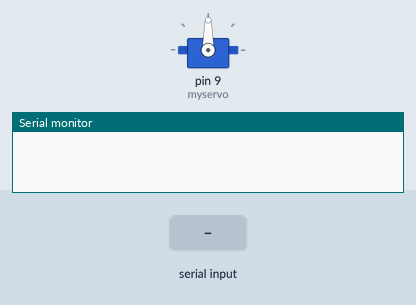
The sketch below on a simulated Arduino Uno, built with avr-gcc and run on an emulated ATmega328P. Shown: servo, the last lines printed to the serial monitor. Inputs (shaded band) come from the test bench.

Above: at 1.2 s.
1.3 s: "1" received over Serial
At 1.7 s:
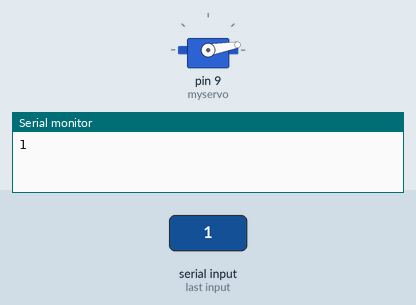
2.8 s: "2" received over Serial
At 4.0 s:
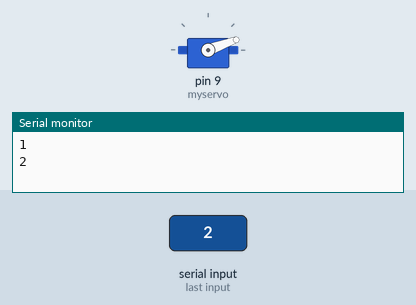
4.3 s: "4" received over Serial
At 5.2 s:
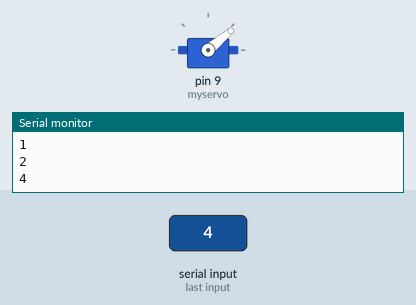
Timing chart, 0 to 7.3 s (numbered marks = the images above; inputs shaded):
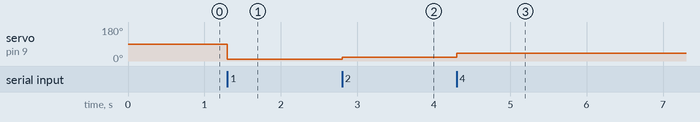

Measured:
- after the input at 1.3 s, servo on pin 9 (myservo): 90° → 10° at once
- after the input at 2.8 s, servo on pin 9 (myservo): 10° → 20° at once
- after the input at 4.3 s, servo on pin 9 (myservo): 20° → 40° at once

The sketch:

servohead.ino
```cpp
#include <Servo.h>

Servo myservo;
int pos = 30;

void setup()
{
  myservo.attach(9);
  Serial.begin(9600);
}

void loop()
{
  char c=Serial.read();
  if(c>'0')
  {
    Serial.println(c);
    if(c=='1')
    {
      myservo.write(10);
    delay(250);
    }
    else if(c=='2')
    {
      myservo.write(20);
    delay(250);
    }
    else if(c=='3')
    {
      myservo.write(30);
    delay(250);
    }
    else if(c=='4')
    {
      myservo.write(40);
    delay(250);
    }
    else if(c=='5')
    {
      myservo.write(50);
    }
  }
}
```
